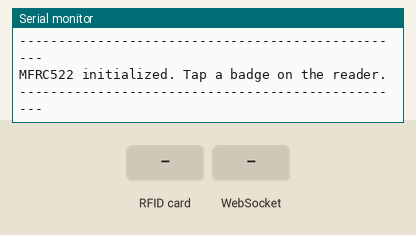
This sketch was run on a simulated ESP8266 (NodeMCU). On the bench: the last lines printed to the serial monitor. The inputs (shaded band) are chosen by the test bench. WiFi joins after 1.5 s; servers stay silent unless stated.

Above: at 3.8 s.
3.9 s: RFID card 20 02 20 07 held to the reader
At 4.7 s:
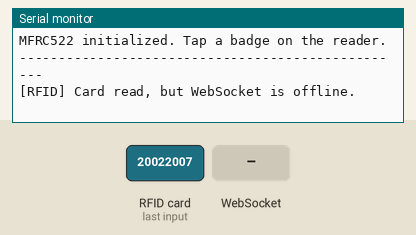
5.4 s: WebSocket text "1" received
At 6.1 s:
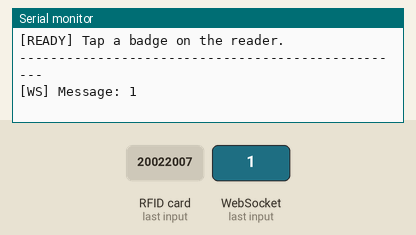
6.9 s: RFID card 5E 7A 19 C4 held to the reader
At 8.1 s:
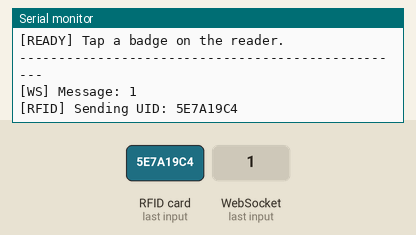
8.4 s: RFID card 20 02 20 07 held to the reader
At 8.7 s:
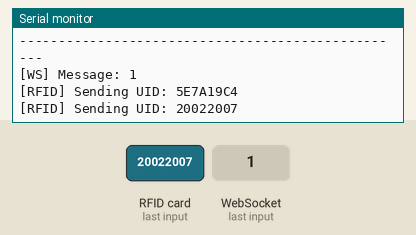

Measured:
- after the input at 3.9 s, the serial monitor: prints a new line at once (image 1)
- after the input at 5.4 s, the serial monitor: prints a new line at once (image 2)
- after the input at 6.9 s, the serial monitor: prints a new line at once (image 3)
- after the input at 8.4 s, the serial monitor: prints a new line at once (image 4)

The sketch:

attendance_rfid_reader.ino
```cpp
/*
  Attendance RFID Reader

  Supported boards:
  - ESP8266 (NodeMCU / D1 mini style boards)
  - ESP32

  What this sketch does:
  - Connects the reader to your Wi-Fi / phone hotspot
  - Connects to the app WebSocket endpoint at /ws/device
  - Reads MFRC522 RFID cards
  - Sends {"type":"rfid_detected","rfidUid":"..."} to the server

  Important:
  This project's gate flow expects the browser to do face verification.
  So this hardware should send "rfid_detected", not "rfid_scan".
*/

#if defined(ESP8266)
#include <ESP8266WiFi.h>
#elif defined(ESP32)
#include <WiFi.h>
#else
#error Unsupported board. Use ESP8266 or ESP32.
#endif

#include <SPI.h>
#include <MFRC522.h>
#include <WebSocketsClient.h>

// Hotspot credentials for the presentation setup.
const char* WIFI_SSID = "One Plus";
const char* WIFI_PASSWORD = "20022007";

// Replace this with the laptop IPv4 address after the laptop joins the hotspot.
// Example: 192.168.191.120
const char* WS_HOST = "192.168.0.100";
const uint16_t WS_PORT = 5000;
const char* WS_PATH = "/ws/device?deviceId=GATE-TERMINAL-01&clientType=device";

const unsigned long WIFI_RETRY_MS = 2000;
const unsigned long CARD_DEBOUNCE_MS = 500;
const unsigned long RFID_LOOP_SETTLE_MS = 35;
const unsigned long WS_RECONNECT_MS = 1000;
const unsigned long WS_HEARTBEAT_INTERVAL_MS = 15000;
const unsigned long WS_HEARTBEAT_TIMEOUT_MS = 4000;
const unsigned long RFID_HEALTHCHECK_MS = 2500;
const unsigned long RFID_REINIT_COOLDOWN_MS = 1200;
const uint8_t RFID_SERIAL_READ_RETRIES = 3;

#if defined(ESP8266)
const uint8_t SS_PIN = 2;    // D4
const uint8_t RST_PIN = 0;   // D3
#elif defined(ESP32)
const uint8_t SS_PIN = 5;
const uint8_t RST_PIN = 22;
const uint8_t SCK_PIN = 18;
const uint8_t MISO_PIN = 19;
const uint8_t MOSI_PIN = 23;
#endif

WebSocketsClient webSocket;
MFRC522 mfrc522(SS_PIN, RST_PIN);

String lastUid = "";
unsigned long lastCardSentAt = 0;
unsigned long lastWifiRetryAt = 0;
bool socketConnected = false;
bool readerInitialized = false;
bool readerReadyAnnounced = false;
byte readerVersion = 0;
unsigned long lastRfidHealthcheckAt = 0;
unsigned long lastRfidInitAt = 0;

bool isReaderVersionValid(byte version) {
  return version != 0x00 && version != 0xFF;
}

String formatHexByte(byte value) {
  String hex = String(value, HEX);
  hex.toUpperCase();
  if (hex.length() < 2) {
    hex = "0" + hex;
  }
  return hex;
}

void printDivider() {
  Serial.println(F("--------------------------------------------------"));
}

bool initializeRfidReader(bool forceLog = false) {
  const unsigned long now = millis();
  if (!forceLog && lastRfidInitAt != 0 && (now - lastRfidInitAt) < RFID_REINIT_COOLDOWN_MS) {
    return readerInitialized;
  }

  lastRfidInitAt = now;

#if defined(ESP32)
  SPI.begin(SCK_PIN, MISO_PIN, MOSI_PIN, SS_PIN);
#else
  SPI.begin();
#endif

  mfrc522.PCD_Init();
  delay(4);
  mfrc522.PCD_AntennaOn();
  delay(2);

  readerVersion = mfrc522.PCD_ReadRegister(MFRC522::VersionReg);
  readerInitialized = isReaderVersionValid(readerVersion);

  if (!readerInitialized) {
    readerReadyAnnounced = false;
    printDivider();
    Serial.println(F("[RFID] MFRC522 not responding."));
    Serial.println(F("[RFID] Check 3.3V power, GND, and SPI wiring."));
    Serial.print(F("[RFID] Version register: 0x"));
    Serial.println(formatHexByte(readerVersion));
    printDivider();
    return false;
  }

  if (forceLog) {
    printDivider();
    Serial.print(F("[RFID] MFRC522 detected. Version register: 0x"));
    Serial.println(formatHexByte(readerVersion));
    Serial.println(F("[RFID] Antenna on. Reader is ready to detect tags."));
    printDivider();
  }

  return true;
}

void ensureRfidReaderReady() {
  const unsigned long now = millis();
  if ((now - lastRfidHealthcheckAt) < RFID_HEALTHCHECK_MS) {
    return;
  }

  lastRfidHealthcheckAt = now;
  byte currentVersion = mfrc522.PCD_ReadRegister(MFRC522::VersionReg);

  if (!isReaderVersionValid(currentVersion)) {
    readerInitialized = false;
    initializeRfidReader(true);
    return;
  }

  readerVersion = currentVersion;
}

void announceReaderReadyIfAvailable() {
  if (
    readerReadyAnnounced
    || !readerInitialized
    || !socketConnected
    || WiFi.status() != WL_CONNECTED
  ) {
    return;
  }

  printDivider();
  Serial.println(F("[READY] Reader connected through IP and ready for reading."));
  Serial.print(F("[READY] Reader IP: "));
  Serial.println(WiFi.localIP());
  Serial.print(F("[READY] Server endpoint: ws://"));
  Serial.print(WS_HOST);
  Serial.print(':');
  Serial.print(WS_PORT);
  Serial.println(WS_PATH);
  Serial.println(F("[READY] Tap a badge on the reader."));
  printDivider();

  readerReadyAnnounced = true;
}

void connectToWifi() {
  Serial.printf("Connecting to Wi-Fi SSID \"%s\"", WIFI_SSID);
  WiFi.mode(WIFI_STA);
  WiFi.begin(WIFI_SSID, WIFI_PASSWORD);

  unsigned long startedAt = millis();
  while (WiFi.status() != WL_CONNECTED && millis() - startedAt < 20000) {
    delay(500);
    Serial.print('.');
  }
  Serial.println();

  if (WiFi.status() == WL_CONNECTED) {
    Serial.println(F("Wi-Fi connected."));
    Serial.print(F("Device IP: "));
    Serial.println(WiFi.localIP());
    Serial.print(F("Target server: ws://"));
    Serial.print(WS_HOST);
    Serial.print(':');
    Serial.print(WS_PORT);
    Serial.println(WS_PATH);
  } else {
    Serial.println(F("Wi-Fi connect timeout. Will retry automatically."));
    readerReadyAnnounced = false;
  }
}

void webSocketEvent(WStype_t type, uint8_t* payload, size_t length) {
  switch (type) {
    case WStype_DISCONNECTED:
      socketConnected = false;
      readerReadyAnnounced = false;
      Serial.println(F("[WS] Disconnected from server."));
      break;

    case WStype_CONNECTED:
      socketConnected = true;
      Serial.print(F("[WS] Connected to: "));
      Serial.println(reinterpret_cast<const char*>(payload));
      announceReaderReadyIfAvailable();
      break;

    case WStype_TEXT:
      Serial.print(F("[WS] Message: "));
      for (size_t i = 0; i < length; i++) {
        Serial.print(static_cast<char>(payload[i]));
      }
      Serial.println();
      break;

    case WStype_ERROR:
      socketConnected = false;
      readerReadyAnnounced = false;
      Serial.println(F("[WS] Error."));
      break;

    default:
      break;
  }
}

void connectWebSocket() {
  webSocket.begin(WS_HOST, WS_PORT, WS_PATH);
  webSocket.onEvent(webSocketEvent);
  webSocket.setReconnectInterval(WS_RECONNECT_MS);
  webSocket.enableHeartbeat(WS_HEARTBEAT_INTERVAL_MS, WS_HEARTBEAT_TIMEOUT_MS, 2);
}

String readCardUid() {
  if (!readerInitialized) {
    return "";
  }

  if (!mfrc522.PICC_IsNewCardPresent()) {
    return "";
  }

  bool uidRead = false;
  for (uint8_t attempt = 0; attempt < RFID_SERIAL_READ_RETRIES; attempt++) {
    if (mfrc522.PICC_ReadCardSerial()) {
      uidRead = true;
      break;
    }
    delay(5);
  }

  if (!uidRead) {
    Serial.println(F("[RFID] Card detected but UID read failed. Reinitializing reader."));
    readerInitialized = false;
    initializeRfidReader(true);
    return "";
  }

  String uid = "";
  for (byte i = 0; i < mfrc522.uid.size; i++) {
    if (mfrc522.uid.uidByte[i] < 0x10) {
      uid += '0';
    }
    uid += String(mfrc522.uid.uidByte[i], HEX);
  }

  uid.toUpperCase();
  mfrc522.PICC_HaltA();
  mfrc522.PCD_StopCrypto1();
  return uid;
}

void sendRfidDetected(const String& uid) {
  if (!socketConnected) {
    Serial.println(F("[RFID] Card read, but WebSocket is offline."));
    return;
  }

  const String payload =
    "{\"type\":\"rfid_detected\",\"rfidUid\":\"" + uid + "\"}";

  Serial.print(F("[RFID] Sending UID: "));
  Serial.println(uid);
  webSocket.sendTXT(payload);
}

void ensureWifi() {
  if (WiFi.status() == WL_CONNECTED) {
    return;
  }

  readerReadyAnnounced = false;

  if (millis() - lastWifiRetryAt < WIFI_RETRY_MS) {
    return;
  }

  lastWifiRetryAt = millis();
  Serial.println(F("[Wi-Fi] Connection lost. Retrying..."));
  WiFi.disconnect();
  connectToWifi();
}

void setup() {
  Serial.begin(115200);
  delay(1000);

  printDivider();
  Serial.println(F("Attendance RFID Reader starting..."));
  Serial.println(F("Before use, set WS_HOST to the laptop hotspot IPv4 address."));
  printDivider();

  connectToWifi();
  connectWebSocket();
  initializeRfidReader(true);
  Serial.println(F("MFRC522 initialized. Tap a badge on the reader."));
  announceReaderReadyIfAvailable();
  printDivider();
}

void loop() {
  ensureWifi();
  webSocket.loop();
  ensureRfidReaderReady();
  announceReaderReadyIfAvailable();

  const String uid = readCardUid();
  if (uid.isEmpty()) {
    return;
  }

  const unsigned long now = millis();
  if (uid == lastUid && (now - lastCardSentAt) < CARD_DEBOUNCE_MS) {
    Serial.print(F("[RFID] Duplicate tap ignored: "));
    Serial.println(uid);
    return;
  }

  lastUid = uid;
  lastCardSentAt = now;
  sendRfidDetected(uid);
  delay(RFID_LOOP_SETTLE_MS);
}
```
